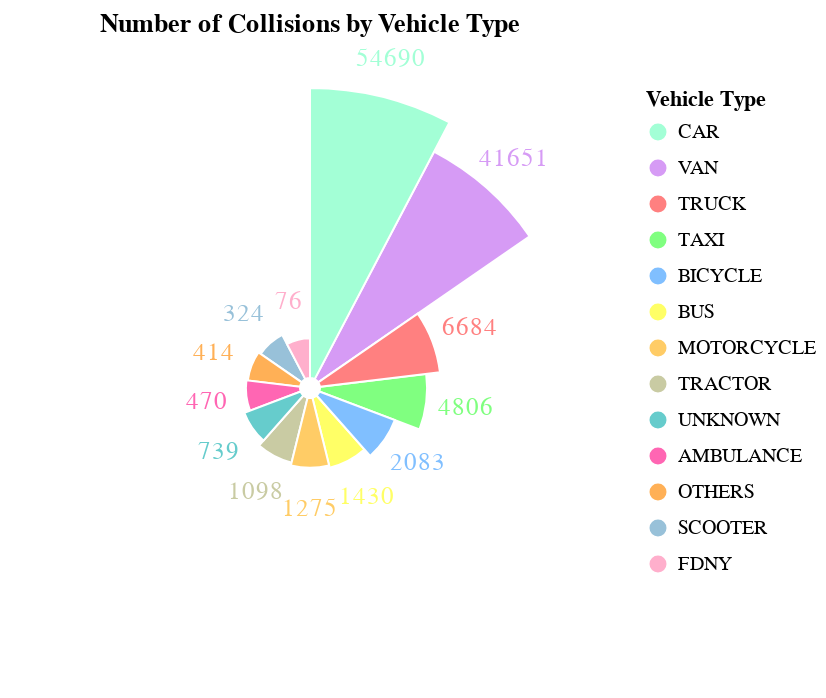

The notebook cell saved with this chart:
### Markdown cell above
To solve this problem, we determined that the solution would be to aggregate the numbers with the actual counts of crashes to each of the instances. Which resulted in the following plot:

### Code cell
c1 = alt.Chart(collisions).encode(
    alt.Theta("VEHICLE TYPE CODE 1:N",
              stack = True,
              sort=alt.EncodingSortField(field="count", op="count", order='descending')),
    alt.Radius("count()",
               scale=alt.Scale(type="sqrt", zero=True, rangeMin=20)),
    color=alt.Color("VEHICLE TYPE CODE 1:N",
                    sort=alt.EncodingSortField(field="count", op="count", order='descending'),
                    scale=alt.Scale(range=colores_hex),
                    legend=alt.Legend(title="Vehicle Type")),
).mark_arc(
    innerRadius=5, stroke="#fff"
)

text = c1.mark_text(
    align='center',
    baseline='middle',
    radiusOffset=20,
    fontSize=12.5,
).encode(
    text='count()'
)

alt.layer(c1 + text).properties(
    title='Number of Collisions by Vehicle Type'
)

### Figure 1 — Vega specification as saved in the notebook (floating-point values rounded to 4 significant figures)
{"$schema": "https://vega.github.io/schema/vega/v5.json", "data": [{"name": "source_0"}, {"name": "data_0", "values": [{"VEHICLE TYPE CODE 1": "VAN", "__count": 41651}, {"VEHICLE TYPE CODE 1": "CAR", "__count": 54690}, {"VEHICLE TYPE CODE 1": "BUS", "__count": 1430}, {"VEHICLE TYPE CODE 1": "TRACTOR", "__count": 1098}, {"VEHICLE TYPE CODE 1": "TAXI", "__count": 4806}, {"VEHICLE TYPE CODE 1": "SCOOTER", "__count": 324}, {"VEHICLE TYPE CODE 1": "TRUCK", "__count": 6684}, {"VEHICLE TYPE CODE 1": "MOTORCYCLE", "__count": 1275}, {"VEHICLE TYPE CODE 1": "BICYCLE", "__count": 2083}, {"VEHICLE TYPE CODE 1": "OTHERS", "__count": 414}, {"VEHICLE TYPE CODE 1": "AMBULANCE", "__count": 470}, {"VEHICLE TYPE CODE 1": "FDNY", "__count": 76}, {"VEHICLE TYPE CODE 1": "UNKNOWN", "__count": 739}]}, {"name": "source_0_theta_domain_VEHICLE TYPE CODE 1", "values": [{"VEHICLE TYPE CODE 1": "VAN", "sort_field": 41651}, {"VEHICLE TYPE CODE 1": "CAR", "sort_field": 54690}, {"VEHICLE TYPE CODE 1": "BUS", "sort_field": 1430}, {"VEHICLE TYPE CODE 1": "TRACTOR", "sort_field": 1098}, {"VEHICLE TYPE CODE 1": "TAXI", "sort_field": 4806}, {"VEHICLE TYPE CODE 1": "SCOOTER", "sort_field": 324}, {"VEHICLE TYPE CODE 1": "TRUCK", "sort_field": 6684}, {"VEHICLE TYPE CODE 1": "MOTORCYCLE", "sort_field": 1275}, {"VEHICLE TYPE CODE 1": "BICYCLE", "sort_field": 2083}, {"VEHICLE TYPE CODE 1": "OTHERS", "sort_field": 414}, {"VEHICLE TYPE CODE 1": "AMBULANCE", "sort_field": 470}, {"VEHICLE TYPE CODE 1": "FDNY", "sort_field": 76}, {"VEHICLE TYPE CODE 1": "UNKNOWN", "sort_field": 739}]}, {"name": "source_0_color_domain_VEHICLE TYPE CODE 1", "values": [{"VEHICLE TYPE CODE 1": "VAN", "sort_field": 41651}, {"VEHICLE TYPE CODE 1": "CAR", "sort_field": 54690}, {"VEHICLE TYPE CODE 1": "BUS", "sort_field": 1430}, {"VEHICLE TYPE CODE 1": "TRACTOR", "sort_field": 1098}, {"VEHICLE TYPE CODE 1": "TAXI", "sort_field": 4806}, {"VEHICLE TYPE CODE 1": "SCOOTER", "sort_field": 324}, {"VEHICLE TYPE CODE 1": "TRUCK", "sort_field": 6684}, {"VEHICLE TYPE CODE 1": "MOTORCYCLE", "sort_field": 1275}, {"VEHICLE TYPE CODE 1": "BICYCLE", "sort_field": 2083}, {"VEHICLE TYPE CODE 1": "OTHERS", "sort_field": 414}, {"VEHICLE TYPE CODE 1": "AMBULANCE", "sort_field": 470}, {"VEHICLE TYPE CODE 1": "FDNY", "sort_field": 76}, {"VEHICLE TYPE CODE 1": "UNKNOWN", "sort_field": 739}]}], "marks": [{"type": "arc", "name": "layer_0_layer_0_marks", "from": {"data": "data_0"}, "encode": {"update": {"endAngle": {"field": "VEHICLE TYPE CODE 1", "scale": "theta", "offset": {"signal": "bandwidth('theta')"}}, "fill": {"field": "VEHICLE TYPE CODE 1", "scale": "color"}, "description": {"signal": "\"VEHICLE TYPE CODE 1: \" + (isValid(datum[\"VEHICLE TYPE CODE 1\"]) ? datum[\"VEHICLE TYPE CODE 1\"] : \"\"+datum[\"VEHICLE TYPE CODE 1\"]) + \"; Count of Records: \" + (format(datum[\"__count\"], \"\"))"}, "stroke": {"value": "#fff"}, "outerRadius": {"field": "__count", "scale": "radius"}, "y": {"signal": "height", "mult": 0.5}, "x": {"signal": "width", "mult": 0.5}, "innerRadius": {"value": 5}, "startAngle": {"field": "VEHICLE TYPE CODE 1", "scale": "theta"}}}, "style": ["arc"]}, {"type": "text", "name": "layer_0_layer_1_marks", "from": {"data": "data_0"}, "encode": {"update": {"fontSize": {"value": 12.5}, "text": {"signal": "format(datum[\"__count\"], \"\")"}, "description": {"signal": "\"VEHICLE TYPE CODE 1: \" + (isValid(datum[\"VEHICLE TYPE CODE 1\"]) ? datum[\"VEHICLE TYPE CODE 1\"] : \"\"+datum[\"VEHICLE TYPE CODE 1\"]) + \"; Count of Records: \" + (format(datum[\"__count\"], \"\"))"}, "align": {"value": "center"}, "baseline": {"value": "middle"}, "radius": {"field": "__count", "scale": "radius", "offset": 20}, "theta": {"field": "VEHICLE TYPE CODE 1", "scale": "theta", "band": 0.5}, "y": {"signal": "height", "mult": 0.5}, "x": {"signal": "width", "mult": 0.5}, "fill": {"field": "VEHICLE TYPE CODE 1", "scale": "color"}}}, "style": ["text"]}], "scales": [{"name": "theta", "type": "band", "domain": {"data": "source_0_theta_domain_VEHICLE TYPE CODE 1", "field": "VEHICLE TYPE CODE 1", "sort": {"op": "max", "field": "sort_field", "order": "descending"}}, "range": [0, 6.283]}, {"name": "radius", "type": "sqrt", "domain": {"data": "data_0", "field": "__count"}, "range": [20, {"signal": "min(width,height)/2"}], "zero": true}, {"name": "color", "type": "ordinal", "domain": {"data": "source_0_color_domain_VEHICLE TYPE CODE 1", "field": "VEHICLE TYPE CODE 1", "sort": {"op": "max", "field": "sort_field", "order": "descending"}}, "range": ["#a3ffd6", "#d69bf5", "#ff8080", "#80ff80", "#80bfff", "#ffff66", "#ffcc66", "#c9cba3", "#66cccc", "#ff66b3", "#ffb056", "#98c1d9", "#ffafcc"]}], "title": {"text": "Number of Collisions by Vehicle Type", "frame": "group"}, "legends": [{"title": "Vehicle Type", "fill": "color", "symbolType": "circle", "encode": {"symbols": {"update": {"stroke": {"value": "#fff"}}}}}], "style": "view", "background": "white", "width": 300, "padding": 5, "height": 300}
